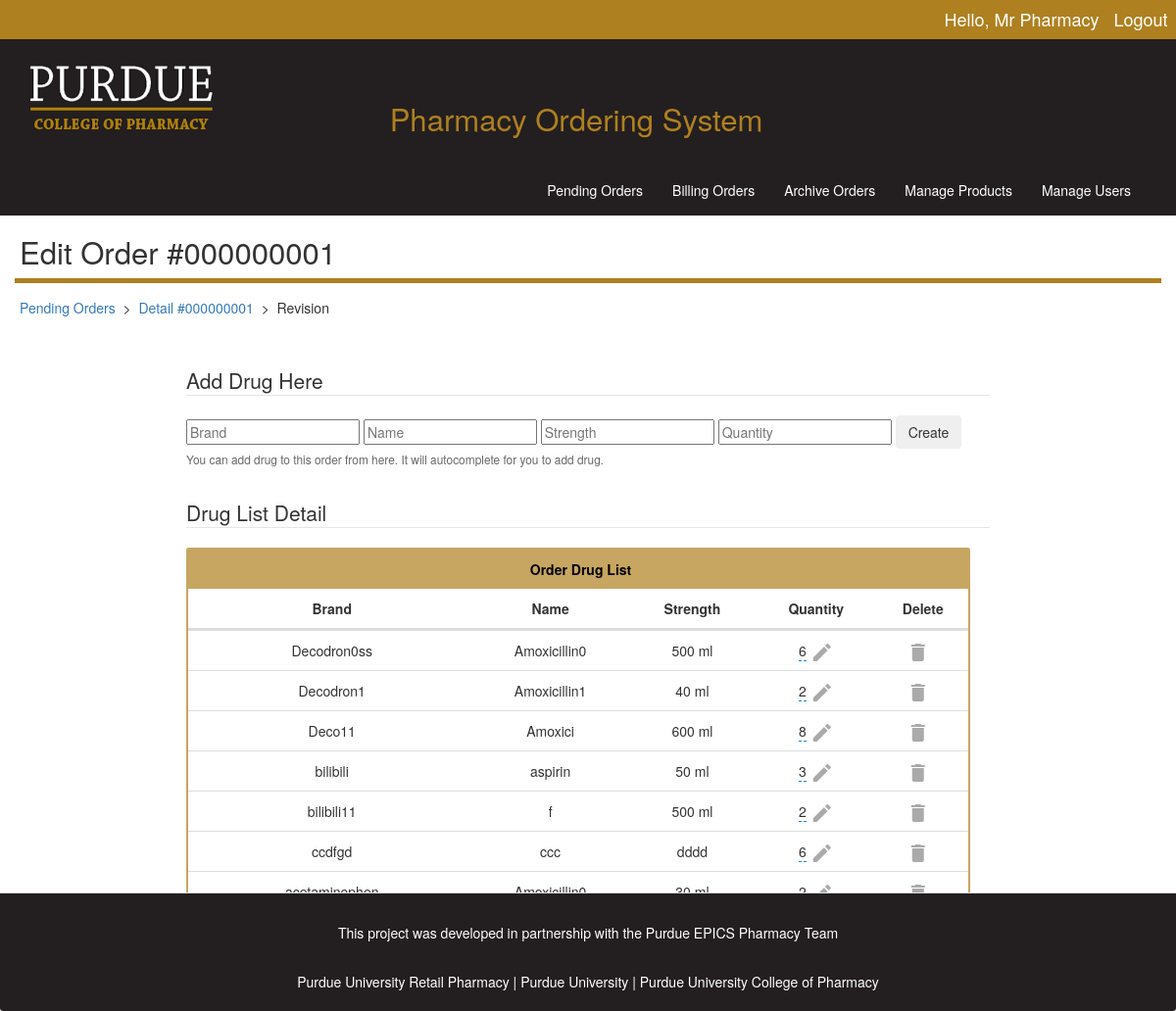
The app's page /adminpage/order/1/revision/ (signed in) with its own data.
### adminpage/models.py (models this page shows, shortened)
class Order(models.Model):
    client_obj = models.ForeignKey(User, blank=True, null=True)
    ORDER_STATUS_CHOICES = (
        ('new', 'Products Ordered'),
        ('filled', 'Orders Filled'),
        ('remove', 'Taken Out of Inventory'),
        ('ready', 'Order Ready for Pick Up'),
        ('billing', 'Order Delivered'),
        ('complete', 'Billing Complete')
    )
    status = models.CharField(max_length=50, choices=ORDER_STATUS_CHOICES, default='new')
    comment = models.TextField(max_length=1000, blank=True, help_text="If you have any comments, please add it here")
    date_time = models.DateTimeField(auto_now_add=True)
    modified_time = models.DateTimeField(auto_now=True)

class Drug(models.Model):  # This is the Drug table for detailed drug info
    order_obj = models.ForeignKey(Order, blank=True, null=True)
    brand = models.CharField(max_length=200)
    name = models.CharField(max_length=200)
    strength = models.CharField(max_length=50)
    quantity = models.IntegerField(default=1)

### adminpage/views.py (the view)
# urls.py: url(r'^order/(?P<order_id>[0-9]+)/revision/$', views.admin_editPage, name="admin_editPage"),
@login_required
def admin_editPage(request, order_id):
    user = request.user
    order = get_object_or_404(Order, pk=order_id)
    form = Drug_form(request.POST or None)
    if request.method == 'POST':
        if form.is_valid():
            drug = form.save(commit=False)
            drug.order_obj = order
            drug.save()
            form = Drug_form()
    drug_set = order.drug_set.all()
    context = {'user': user,
               'order': order,
               'drug_set': drug_set,
               'form': form, }
    return render(request, "orderEdit.html", context)

### adminpage/forms.py
class Drug_form(forms.ModelForm):
    quantity = forms.IntegerField(min_value=1)
    class Meta:
        model = Drug
        fields = ['brand', 'name', 'strength', 'quantity', ]
    helper = FormHelper()
    helper.form_method = 'POST'
    helper.form_class = 'form-inline'
    helper.field_template = 'bootstrap3/layout/inline_field.html'
    helper.layout = Layout(
        'brand',
        'name',
        'strength',
        'quantity',
        FormActions(StrictButton('Create', type="submit")),
    )

### adminpage/templates/orderEdit.html (shortened to what this page needs)
{% extends 'base.html' %}
{% block head %}Edit Order #{{order.pk|stringformat:"09d"}}{% endblock %}
{% block more_style %}
    {% load static %}
    <link rel="stylesheet" href="{% static 'bootstrap3-editable/css/bootstrap-editable.css' %}">
    <link rel="stylesheet" href="{% static 'css/edit.css' %}">
{% endblock %}
{% block body %}
{% load crispy_forms_tags %}
<div class="container" style="margin-top:-12px; padding-left:5px;">
  <h5>
    {% if order.status == "billing" %}
      <a href="{% url 'adminpage:admin_billing' %}">Billing Orders</a>
    {% else %}{% if order.status == "complete" %}
      <a href="{% url 'adminpage:admin_archive' %}">Order Archive</a>
    {% else %}
      <a href="{% url 'adminpage:admin_home' %}">Pending Orders</a>
    {% endif %}{% endif %}
    &nbsp;>&nbsp;
    <a href="{% url 'adminpage:admin_orderDetail' order.pk %}">
        Detail #{{order.pk|stringformat:"09d"}}
    </a>
    &nbsp;>&nbsp; Revision
  </h5>
</div>
<br>
<div class="container content" id='druglist'>
  <div class="container content" id="form" style="clear:both;"><br>
    <div class="row">
    <div class="center-block" style="width:820px;">
      <legend>Add Drug Here </legend>
      {% crispy form %}
      <small style="color:#666;">
        You can add drug to this order from here. It will autocomplete for you to add drug.
      </small>
    </div>
    </div>
    <div class="row">
      <div class="center-block" style="width:820px;">
        <legend style="margin-top:30px;">Drug List Detail</legend>
        {% include 'orderlist.html' with drug_set=drug_set only %}
      </div>
    </div>
  </div>
</div>
{% load static %}
{% endblock %}

### adminpage/templates/base.html (shortened to what this page needs)
<!DOCTYPE HTML>
<html>
<head>
  {% load static %}
  <link rel="stylesheet" href="https://maxcdn.bootstrapcdn.com/bootstrap/3.3.7/css/bootstrap.min.css">
  <link rel="stylesheet" href="{% static 'css/style.css' %}">
  <link rel="stylesheet" href="{% static 'css/bluetable.css' %}">
  {% block more_style %}{% endblock %}
  <link rel="stylesheet" type="text/css" href="{% static 'css/pharmHomestylesheet.css' %}"  media="all"/>
</head>
<body>
  <div class="page">
    <div class="biggerHeader">
      <div class="hello">
        <h4>Hello, Mr {{user.first_name}}&nbsp;&nbsp;&nbsp;<span><a href="{% url 'logout' %}">Logout</a></span></h4>
      </div>
      <img src="{% static 'img/pharmLogo.png' %}" width="200" height="100">
      <h1>Pharmacy Ordering System</h1><br>
    </div>
    <nav class="navbar navbar-inverse">
      <div class="container-fluid">
        <div class="collapse navbar-collapse" id="bs-example-navbar-collapse-1">
          <ul class="nav navbar-nav">
            <li class="{% block home_active %}{% endblock %}"><a href="{% url 'adminpage:admin_home' %}">Pending Orders</a></li>
            <li class="{% block billing_active %}{% endblock %}"><a href="{% url 'adminpage:admin_billing' %}">Billing Orders</a></li>
            <li class="{% block archive_active %}{% endblock %}"><a href="{% url 'adminpage:admin_archive' %}">Archive Orders</a></li>
            <li class="{% block manage_active %}{% endblock %}"><a href="{% url 'adminpage:admin_manageProducts' %}">Manage Products</a></li>
            <li><a href="../userManage">Manage Users</a></li>
          </ul>
        </div>
      </div>
    </nav>
    <div class="welcome container">
      <h1>{% block head %}{% endblock %}</h1>
    </div>
    <br>
    {% block body %}
    {% endblock %}
    <div class="panel-footer col-sm-12 col-md-12 col-lg-12">
      <p>This project was developed in partnership with the <a href="https://epics.ecn.purdue.edu/pharm/" >Purdue EPICS Pharmacy Team</a></p>
          <p> <a href="https://www.purdue.edu/rx/">Purdue University Retail Pharmacy</a> |
       <a href="http://www.purdue.edu/"> Purdue University </a> |
       <a href="https://www.pharmacy.purdue.edu/"> Purdue University College of Pharmacy </a> </p>
    </div>
  </div>
</body>
</html>

### adminpage/templates/orderlist.html (shortened to what this page needs)
<table>
  <thead>
    <tr>
      <th colspan="5">Order Drug List</th>
    </tr>
    <tr>
      <th>Brand</th>
      <th>Name</th>
      <th>Strength</th>
      <th>Quantity</th>
      <th>Delete</th>
    </tr>
  </thead>
  <tbody>
  {% for drug in drug_set %}
    <tr class="item">
      <td>{{drug.brand}}</td>
      <td>{{drug.name}}</td>
      <td>{{drug.strength}}</td>
      <td>
        <span class="revision" data-pk="{{drug.pk}}" data-name="quantity" data-type="number">{{drug.quantity}}</span>
        <i class="material-icons" style="color: #aaa; vertical-align: middle;">edit</i>
      </td>
      <td>
        <center><i class="material-icons button delete btnremove" data-pk="{{drug.pk}}">delete</i></center>
      </td>
    </tr>
  {% endfor %}
  </tbody>
</table>

### adminpage/static/css/edit.css (style rules this page uses)
.editable { cursor:pointer; }

### adminpage/static/css/pharmHomestylesheet.css (style rules this page uses)
html { height: 100%; box-sizing: border-box; }
*, *:before, *:after { box-sizing: inherit; }
h1 { font-size: 2.22em; }
body { position: relative; margin: 0; padding-bottom: 10rem; min-height: 100%; }
.hello { list-style-type: none; margin-top: 2.5%; padding: 0px; overflow: hidden; background-color: #AF8020; }
.hello h4 { text-align: right; margin-right: 0.2%; color: white; }
.hello a { text-align: right; margin-right: 0.5%; color: white; }
.biggerHeader { height: 220px; width: 100%; background-color: #231F20; margin-top:-2.5%; }
.biggerHeader h1 { color:#AF8020; text-align: center; margin-top: -4%; margin-left:-2%; }
.biggerHeader img { margin-left: 2%; margin-top: 1%; }
.navbar-inverse { background-color: #231F20!important; border-radius:0px!important; border-color:#231F20!important; float: right!important; z-index:20; margin-top:-52px; }
nav ul li a { color:white!important; }
.welcome { text-align: left; height:auto; border-bottom-style: solid; border-bottom-width: 5px; border-bottom-color: #AF8020; margin-bottom:3%; padding-left: 5px; }
.container { max-width: 100%; margin: 0 auto; }
.content { padding-left: 2%; padding-right: 2%; }
table th,tr { text-align: center; }
.panel-footer { background-color: #231F20!important; clear:both; position: absolute; right: 0; bottom: 0; left: 0; padding: 1rem; text-align: center; }
.panel-footer p { color: white; text-decoration:none; }
.panel-footer p a { color: white; text-decoration:none; }

### adminpage/templates/orderlist.html (style rules this page uses)
table { text-align: center; line-height: 40px; border-collapse: separate; border-spacing: 0; border: 2px solid rgba(175, 128, 32, .7); max-width: 800px; width: 100%; margin-top: 20px; border-radius: .25rem; background: rgba(255, 255, 255, .5); }
thead tr:first-child { background: rgba(175, 128, 32, .7); color: #000; border: none; }
th:first-child, td:first-child { padding: 0 15px 0 20px; }
thead tr:last-child th { border-bottom: 3px solid #ddd; }
tbody tr:last-child td { border: none; }
tbody td { border-bottom: 1px solid #ddd; }
td:last-child { text-align: right; padding-right: 10px; }
.button { color: #aaa; cursor: pointer; vertical-align: middle; }

### records on screen
Order: pk "000000001"
Drug: brand "Decodron0ss", name "Amoxicillin0", strength "500 ml", quantity "6"
Drug: brand "Decodron1", name "Amoxicillin1", strength "40 ml", quantity "2"
Drug: brand "Deco11", name "Amoxici", strength "600 ml", quantity "8"
Drug: brand "bilibili", name "aspirin", strength "50 ml", quantity "3"
Drug: brand "bilibili11", name "f", strength "500 ml", quantity "2"
Drug: brand "ccdfgd", name "ccc", strength "dddd", quantity "6"
Drug: brand "acetaminophen", name "Amoxicillin0", strength "30 ml", quantity "2"

### other values on screen
{{ user.first_name }} "Pharmacy"
